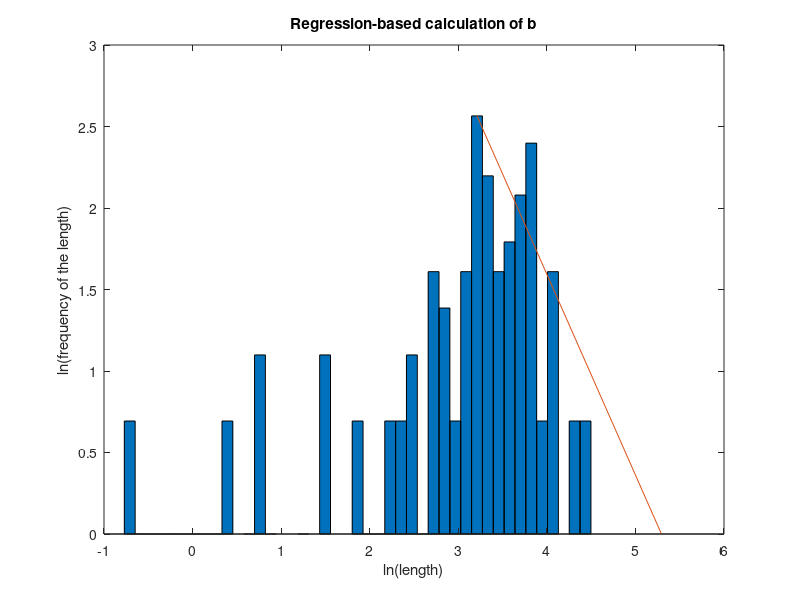

The MATLAB source for this figure:
% A = importdata('summary_withRoots.tsv');
clear all; close all; clc;
A = importdata('ttt.txt');
A = A.data;
% A = A.textdata;
% B = A.data;
% A{1,1} = 'name';
% A{1,2} = 'vol';
% A{1,3} = 'len';
% A{1,4} = '<r>_vl';
% A{1,5} = '<r>_obs';
arr = [];
% loop through all the ...
for i = 1:114
    if(A(i,6) > 0)
        name = A(i,1);
        vol  = A(i,2);
        len  = A(i,3);
        r1   = A(i,4);
        r2   = A(i,5);
        par  = A(i,6);
        num_child  = A(i,7);
        c1   = A(i,8);
        c2   = A(i,9);
        lk = A(i,3);
        %rk = A(idx_par,5);
        arr = [arr lk];
    end
end
%numIntervals = 10;
%intervalWidth = (max(arr)-min(arr))/numIntervals;
%x = min(arr):intervalWidth:max(arr);
%ncount = histc(arr,x);
%relativefreq = ncount/length(arr);
%bar(x-intervalWidth/2, relativefreq, 1)
%xlim([min(x) max(x)]);
%set(gca, 'xtick',x);

bins = logspace(log10(min(arr)), log10(max(arr)));
frequency = [];
for i = 1:50
    count = 0;
    for a = arr
        if i ==50
            count = 1;
        else if a >= bins(i) && a < bins(i+1)
                count = count + 1;
            end
        end
    end
    frequency = [frequency count];
end
frequency = log(frequency);
bins = log(bins);
y2 = min(find(frequency == max(frequency)));
bar(bins, frequency, 1);
title('Regression-based calculation of b');
xlabel('ln(length)') % x-axis label
ylabel('ln(frequency of the length)') % y-axis label
x = [bins(y2) bins(50)];
y = [max(frequency) frequency(50)];
hold on;
plot(x,y);
-1/((max(frequency)-frequency(50))/(bins(y2)-bins(50)))
